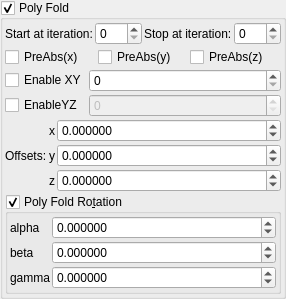
    <widget class="MyGroupBox" name="groupCheck_transf_function_enabledP_false">
     <property name="title">
      <string>Poly Fold &amp;</string>
     </property>
     <property name="checkable">
      <bool>true</bool>
     </property>
     <layout class="QVBoxLayout" name="verticalLayout_9" stretch="0,0,0,0,0">
      <property name="spacing">
       <number>2</number>
      </property>
      <property name="leftMargin">
       <number>2</number>
      </property>
      <property name="topMargin">
       <number>2</number>
      </property>
      <property name="rightMargin">
       <number>2</number>
      </property>
      <property name="bottomMargin">
       <number>2</number>
      </property>
      <item>
       <layout class="QGridLayout" name="gridLayout_82">
        <property name="spacing">
         <number>2</number>
        </property>
        <item row="3" column="0">
         <widget class="QLabel" name="label_74">
          <property name="text">
           <string>Start at iteration:</string>
          </property>
         </widget>
        </item>
        <item row="3" column="1">
         <widget class="MySpinBox" name="spinboxInt_transf_start_iterations_P">
          <property name="sizePolicy">
           <sizepolicy hsizetype="Minimum" vsizetype="Maximum">
            <horstretch>0</horstretch>
            <verstretch>0</verstretch>
           </sizepolicy>
          </property>
          <property name="minimum">
           <number>0</number>
          </property>
          <property name="maximum">
           <number>999</number>
          </property>
          <property name="value">
           <number>0</number>
          </property>
         </widget>
        </item>
        <item row="3" column="2">
         <widget class="QLabel" name="label_54">
          <property name="text">
           <string>Stop at iteration:</string>
          </property>
         </widget>
        </item>
        <item row="3" column="3">
         <widget class="MySpinBox" name="spinboxInt_transf_stop_iterations_P1">
          <property name="sizePolicy">
           <sizepolicy hsizetype="Preferred" vsizetype="Maximum">
            <horstretch>0</horstretch>
            <verstretch>0</verstretch>
           </sizepolicy>
          </property>
          <property name="maximum">
           <number>999</number>
          </property>
         </widget>
        </item>
       </layout>
      </item>
      <item>
       <layout class="QGridLayout" name="gridLayout_2">
        <item row="0" column="2">
         <widget class="MyCheckBox" name="checkBox_transf_function_enabledz_false">
          <property name="text">
           <string>PreAbs(z)</string>
          </property>
         </widget>
        </item>
        <item row="0" column="0">
         <widget class="MyCheckBox" name="checkBox_transf_function_enabledx">
          <property name="text">
           <string>PreAbs(x)</string>
          </property>
         </widget>
        </item>
        <item row="0" column="1">
         <widget class="MyCheckBox" name="checkBox_transf_function_enabledy">
          <property name="text">
           <string>PreAbs(y)</string>
          </property>
         </widget>
        </item>
       </layout>
      </item>
      <item>
       <layout class="QGridLayout" name="gridLayout_45" columnstretch="0,1">
        <property name="spacing">
         <number>2</number>
        </property>
        <item row="0" column="1">
         <widget class="MySpinBox" name="spinboxInt_transf_int8_X">
          <property name="sizePolicy">
           <sizepolicy hsizetype="Minimum" vsizetype="Maximum">
            <horstretch>0</horstretch>
            <verstretch>0</verstretch>
           </sizepolicy>
          </property>
          <property name="maximum">
           <number>999</number>
          </property>
         </widget>
        </item>
        <item row="0" column="0">
         <widget class="MyCheckBox" name="checkBox_transf_function_enabledCx">
          <property name="font">
           <font>
            <weight>50</weight>
            <bold>false</bold>
           </font>
          </property>
          <property name="text">
           <string>Enable XY</string>
          </property>
         </widget>
        </item>
        <item row="1" column="0">
         <widget class="MyCheckBox" name="checkBox_transf_function_enabledCy_false">
          <property name="enabled">
           <bool>true</bool>
          </property>
          <property name="font">
           <font>
            <weight>50</weight>
            <bold>false</bold>
           </font>
          </property>
          <property name="text">
           <string>EnableYZ</string>
          </property>
         </widget>
        </item>
        <item row="1" column="1">
         <widget class="MySpinBox" name="spinboxInt_transf_int8_Y">
          <property name="enabled">
           <bool>false</bool>
          </property>
          <property name="sizePolicy">
           <sizepolicy hsizetype="Minimum" vsizetype="Maximum">
            <horstretch>0</horstretch>
            <verstretch>0</verstretch>
           </sizepolicy>
          </property>
          <property name="maximum">
           <number>999</number>
          </property>
         </widget>
        </item>
       </layout>
      </item>
      <item>
       <layout class="QGridLayout" name="gridLayout_44" columnstretch="0,0,1">
        <property name="spacing">
         <number>2</number>
        </property>
        <item row="2" column="2">
         <widget class="MyDoubleSpinBox" name="spinbox3_transf_addition_constant_z">
          <property name="sizePolicy">
           <sizepolicy hsizetype="Minimum" vsizetype="Maximum">
            <horstretch>0</horstretch>
            <verstretch>0</verstretch>
           </sizepolicy>
          </property>
          <property name="prefix">
           <string/>
          </property>
          <property name="suffix">
           <string/>
          </property>
          <property name="decimals">
           <number>6</number>
          </property>
          <property name="minimum">
           <double>-99.989999999999995</double>
          </property>
          <property name="maximum">
           <double>99.989999999999995</double>
          </property>
          <property name="singleStep">
           <double>0.100000000000000</double>
          </property>
         </widget>
        </item>
        <item row="2" column="1">
         <widget class="QLabel" name="label_163">
          <property name="text">
           <string notr="true">z</string>
          </property>
         </widget>
        </item>
        <item row="0" column="2">
         <widget class="MyDoubleSpinBox" name="spinbox3_transf_addition_constant_x">
          <property name="sizePolicy">
           <sizepolicy hsizetype="Minimum" vsizetype="Maximum">
            <horstretch>0</horstretch>
            <verstretch>0</verstretch>
           </sizepolicy>
          </property>
          <property name="prefix">
           <string/>
          </property>
          <property name="suffix">
           <string/>
          </property>
          <property name="decimals">
           <number>6</number>
          </property>
          <property name="minimum">
           <double>-99.989999999999995</double>
          </property>
          <property name="maximum">
           <double>99.989999999999995</double>
          </property>
          <property name="singleStep">
           <double>0.100000000000000</double>
          </property>
         </widget>
        </item>
        <item row="0" column="1">
         <widget class="QLabel" name="label_160">
          <property name="text">
           <string notr="true">x</string>
          </property>
         </widget>
        </item>
        <item row="1" column="1">
         <widget class="QLabel" name="label_162">
          <property name="text">
           <string notr="true">y</string>
          </property>
         </widget>
        </item>
        <item row="1" column="2">
         <widget class="MyDoubleSpinBox" name="spinbox3_transf_addition_constant_y">
          <property name="sizePolicy">
           <sizepolicy hsizetype="Minimum" vsizetype="Maximum">
            <horstretch>0</horstretch>
            <verstretch>0</verstretch>
           </sizepolicy>
          </property>
          <property name="prefix">
           <string/>
          </property>
          <property name="suffix">
           <string/>
          </property>
          <property name="decimals">
           <number>6</number>
          </property>
          <property name="minimum">
           <double>-99.989999999999995</double>
          </property>
          <property name="maximum">
           <double>99.989999999999995</double>
          </property>
          <property name="singleStep">
           <double>0.100000000000000</double>
          </property>
         </widget>
        </item>
        <item row="0" column="0" rowspan="3">
         <widget class="QLabel" name="label_164">
          <property name="text">
           <string>Offsets:</string>
          </property>
         </widget>
        </item>
       </layout>
      </item>
      <item>
       <widget class="MyGroupBox" name="groupCheck_transf_rotation2_enabled_false">
        <property name="title">
         <string>Poly Fold Ro&amp;tation</string>
        </property>
        <property name="checkable">
         <bool>true</bool>
        </property>
        <layout class="QVBoxLayout" name="verticalLayout_10" stretch="0">
         <property name="spacing">
          <number>2</number>
         </property>
         <property name="leftMargin">
          <number>2</number>
         </property>
         <property name="topMargin">
          <number>2</number>
         </property>
         <property name="rightMargin">
          <number>2</number>
         </property>
         <property name="bottomMargin">
          <number>2</number>
         </property>
         <item>
          <layout class="QGridLayout" name="gridLayout_10" columnstretch="0,1">
           <property name="spacing">
            <number>2</number>
           </property>
           <item row="4" column="0">
            <widget class="QLabel" name="label_45">
             <property name="text">
              <string notr="true">gamma</string>
             </property>
            </widget>
           </item>
           <item row="3" column="0">
            <widget class="QLabel" name="label_44">
             <property name="text">
              <string notr="true">beta</string>
             </property>
            </widget>
           </item>
           <item row="1" column="0">
            <widget class="QLabel" name="label_46">
             <property name="text">
              <string notr="true">alpha</string>
             </property>
            </widget>
           </item>
           <item row="1" column="1">
            <widget class="MyDoubleSpinBox" name="spinboxd3_transf_rotation_x">
             <property name="sizePolicy">
              <sizepolicy hsizetype="Minimum" vsizetype="Maximum">
               <horstretch>0</horstretch>
               <verstretch>0</verstretch>
              </sizepolicy>
             </property>
             <property name="prefix">
              <string/>
             </property>
             <property name="suffix">
              <string/>
             </property>
             <property name="decimals">
              <number>6</number>
             </property>
             <property name="minimum">
              <double>-36000.000000000000000</double>
             </property>
             <property name="maximum">
              <double>36000.000000000000000</double>
             </property>
             <property name="singleStep">
              <double>1.000000000000000</double>
             </property>
            </widget>
           </item>
           <item row="3" column="1">
            <widget class="MyDoubleSpinBox" name="spinboxd3_transf_rotation_y">
             <property name="sizePolicy">
              <sizepolicy hsizetype="Minimum" vsizetype="Maximum">
               <horstretch>0</horstretch>
               <verstretch>0</verstretch>
              </sizepolicy>
             </property>
             <property name="prefix">
              <string/>
             </property>
             <property name="suffix">
              <string/>
             </property>
             <property name="decimals">
              <number>6</number>
             </property>
             <property name="minimum">
              <double>-36000.000000000000000</double>
             </property>
             <property name="maximum">
              <double>36000.000000000000000</double>
             </property>
             <property name="singleStep">
              <double>1.000000000000000</double>
             </property>
            </widget>
           </item>
           <item row="4" column="1">
            <widget class="MyDoubleSpinBox" name="spinboxd3_transf_rotation_z">
             <property name="sizePolicy">
              <sizepolicy hsizetype="Minimum" vsizetype="Maximum">
               <horstretch>0</horstretch>
               <verstretch>0</verstretch>
              </sizepolicy>
             </property>
             <property name="prefix">
              <string/>
             </property>
             <property name="suffix">
              <string/>
             </property>
             <property name="decimals">
              <number>6</number>
             </property>
             <property name="minimum">
              <double>-36000.000000000000000</double>
             </property>
             <property name="maximum">
              <double>36000.000000000000000</double>
             </property>
             <property name="singleStep">
              <double>1.000000000000000</double>
             </property>
            </widget>
           </item>
          </layout>
         </item>
        </layout>
       </widget>
      </item>
     </layout>
    </widget>
